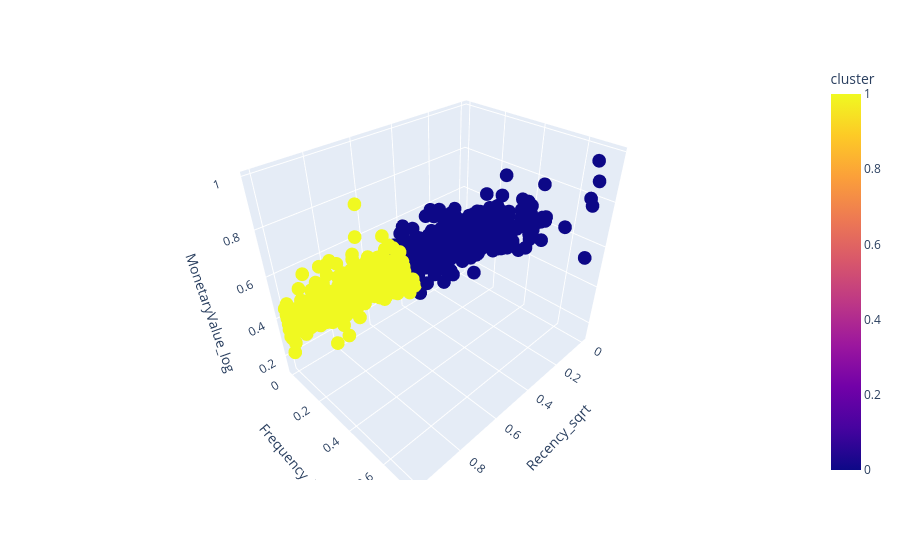

Write notebook code for a chart like this one.
### Code cell
test_x = test_df[list_input]
test_x['cluster'] = model.predict(test_x)
fig = px.scatter_3d(test_x, x=list_input[0], y=list_input[1], z=list_input[2],
              color='cluster')
fig.show()

### Figure 1 — Plotly figure (JSON) as saved in the notebook; plotly's stock layout.template omitted (floating-point values rounded to 4 significant figures; data arrays with more than 128 entries replaced by an {"elided": "..."} marker saying what was removed)
{"data": [{"hovertemplate": "Recency_sqrt=%{x}<br>Frequency_log=%{y}<br>MonetaryValue_log=%{z}<br>cluster=%{marker.color}<extra></extra>", "legendgroup": "", "marker": {"color": {"elided": "724 int values"}, "coloraxis": "coloraxis", "symbol": "circle"}, "mode": "markers", "name": "", "scene": "scene", "showlegend": false, "type": "scatter3d", "x": {"elided": "724 float values"}, "y": {"elided": "724 float values"}, "z": {"elided": "724 float values"}}], "layout": {"coloraxis": {"colorbar": {"title": {"text": "cluster"}}, "colorscale": [[0, "#0d0887"], [0.1111, "#46039f"], [0.2222, "#7201a8"], [0.3333, "#9c179e"], [0.4444, "#bd3786"], [0.5556, "#d8576b"], [0.6667, "#ed7953"], [0.7778, "#fb9f3a"], [0.8889, "#fdca26"], [1, "#f0f921"]]}, "legend": {"tracegroupgap": 0}, "margin": {"t": 60}, "scene": {"domain": {"x": [0, 1], "y": [0, 1]}, "xaxis": {"title": {"text": "Recency_sqrt"}}, "yaxis": {"title": {"text": "Frequency_log"}}, "zaxis": {"title": {"text": "MonetaryValue_log"}}}}}
